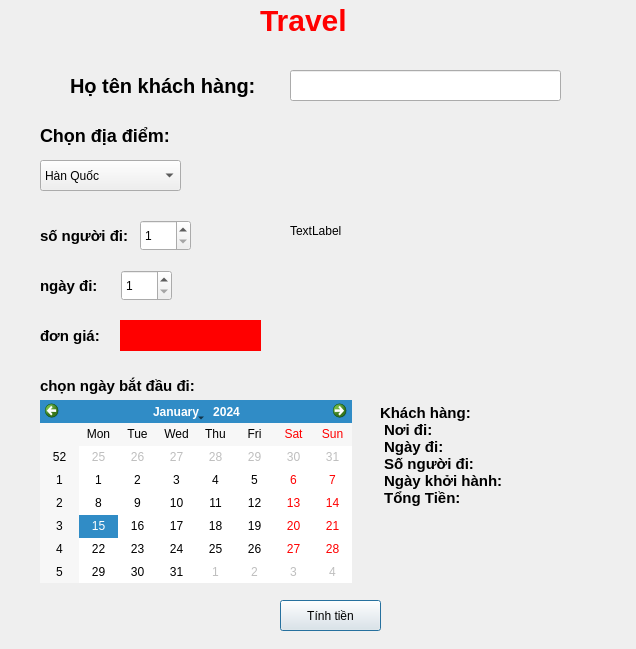
<?xml version="1.0" encoding="UTF-8"?>
<ui version="4.0">
 <class>Dialog</class>
 <widget class="QDialog" name="Dialog">
  <property name="geometry">
   <rect>
    <x>0</x>
    <y>0</y>
    <width>636</width>
    <height>649</height>
   </rect>
  </property>
  <property name="windowTitle">
   <string>Dialog</string>
  </property>
  <widget class="QLabel" name="label">
   <property name="geometry">
    <rect>
     <x>260</x>
     <y>-10</y>
     <width>91</width>
     <height>61</height>
    </rect>
   </property>
   <property name="styleSheet">
    <string notr="true">font-size:30px;color:red;font-weight:bold;</string>
   </property>
   <property name="text">
    <string>Travel</string>
   </property>
  </widget>
  <widget class="QLabel" name="label_2">
   <property name="geometry">
    <rect>
     <x>70</x>
     <y>70</y>
     <width>241</width>
     <height>31</height>
    </rect>
   </property>
   <property name="styleSheet">
    <string notr="true">font-weight:bold;font-size:20px</string>
   </property>
   <property name="text">
    <string>Họ tên khách hàng:</string>
   </property>
  </widget>
  <widget class="QLabel" name="label_3">
   <property name="geometry">
    <rect>
     <x>40</x>
     <y>120</y>
     <width>241</width>
     <height>31</height>
    </rect>
   </property>
   <property name="styleSheet">
    <string notr="true">font-weight:bold;font-size:18px</string>
   </property>
   <property name="text">
    <string>Chọn địa điểm:</string>
   </property>
  </widget>
  <widget class="QLabel" name="label_4">
   <property name="geometry">
    <rect>
     <x>40</x>
     <y>220</y>
     <width>241</width>
     <height>31</height>
    </rect>
   </property>
   <property name="styleSheet">
    <string notr="true">font-weight:bold;font-size:15px</string>
   </property>
   <property name="text">
    <string>số người đi:</string>
   </property>
  </widget>
  <widget class="QLabel" name="label_5">
   <property name="geometry">
    <rect>
     <x>40</x>
     <y>270</y>
     <width>241</width>
     <height>31</height>
    </rect>
   </property>
   <property name="styleSheet">
    <string notr="true">font-weight:bold;font-size:15px</string>
   </property>
   <property name="text">
    <string>ngày đi:</string>
   </property>
  </widget>
  <widget class="QLabel" name="label_6">
   <property name="geometry">
    <rect>
     <x>40</x>
     <y>320</y>
     <width>71</width>
     <height>31</height>
    </rect>
   </property>
   <property name="styleSheet">
    <string notr="true">font-weight:bold;font-size:15px</string>
   </property>
   <property name="text">
    <string>đơn giá:</string>
   </property>
  </widget>
  <widget class="QLabel" name="label_7">
   <property name="geometry">
    <rect>
     <x>40</x>
     <y>370</y>
     <width>241</width>
     <height>31</height>
    </rect>
   </property>
   <property name="styleSheet">
    <string notr="true">font-weight:bold;font-size:15px</string>
   </property>
   <property name="text">
    <string>chọn ngày bắt đầu đi:</string>
   </property>
  </widget>
  <widget class="QLineEdit" name="lineEdit">
   <property name="geometry">
    <rect>
     <x>290</x>
     <y>70</y>
     <width>271</width>
     <height>31</height>
    </rect>
   </property>
  </widget>
  <widget class="QComboBox" name="comboBox">
   <property name="geometry">
    <rect>
     <x>40</x>
     <y>160</y>
     <width>141</width>
     <height>31</height>
    </rect>
   </property>
   <item>
    <property name="text">
     <string>Hàn Quốc</string>
    </property>
   </item>
   <item>
    <property name="text">
     <string>Campuchia</string>
    </property>
   </item>
   <item>
    <property name="text">
     <string>Thái Lan</string>
    </property>
   </item>
   <item>
    <property name="text">
     <string>Nhật Bản</string>
    </property>
   </item>
  </widget>
  <widget class="QSpinBox" name="spinBox">
   <property name="geometry">
    <rect>
     <x>121</x>
     <y>270</y>
     <width>51</width>
     <height>31</height>
    </rect>
   </property>
   <property name="minimum">
    <number>1</number>
   </property>
   <property name="value">
    <number>1</number>
   </property>
  </widget>
  <widget class="QSpinBox" name="spinBox_2">
   <property name="geometry">
    <rect>
     <x>140</x>
     <y>220</y>
     <width>51</width>
     <height>31</height>
    </rect>
   </property>
   <property name="minimum">
    <number>1</number>
   </property>
   <property name="value">
    <number>1</number>
   </property>
  </widget>
  <widget class="QLabel" name="label_8">
   <property name="geometry">
    <rect>
     <x>120</x>
     <y>320</y>
     <width>141</width>
     <height>31</height>
    </rect>
   </property>
   <property name="styleSheet">
    <string notr="true">background-color:red;color:yellow;font-size:18px;</string>
   </property>
   <property name="text">
    <string/>
   </property>
  </widget>
  <widget class="QCalendarWidget" name="calendarWidget">
   <property name="geometry">
    <rect>
     <x>40</x>
     <y>400</y>
     <width>312</width>
     <height>183</height>
    </rect>
   </property>
  </widget>
  <widget class="QPushButton" name="pushButton">
   <property name="geometry">
    <rect>
     <x>280</x>
     <y>600</y>
     <width>101</width>
     <height>31</height>
    </rect>
   </property>
   <property name="text">
    <string>Tính tiền</string>
   </property>
  </widget>
  <widget class="QLabel" name="label_9">
   <property name="geometry">
    <rect>
     <x>380</x>
     <y>370</y>
     <width>241</width>
     <height>171</height>
    </rect>
   </property>
   <property name="styleSheet">
    <string notr="true">font-weight:bold;font-size:15px</string>
   </property>
   <property name="text">
    <string>Khách hàng: 
 Nơi đi: 
 Ngày đi: 
 Số người đi: 
 Ngày khởi hành: 
 Tổng Tiền:</string>
   </property>
  </widget>
  <widget class="QLabel" name="label_10">
   <property name="geometry">
    <rect>
     <x>290</x>
     <y>120</y>
     <width>281</width>
     <height>221</height>
    </rect>
   </property>
   <property name="text">
    <string>TextLabel</string>
   </property>
  </widget>
 </widget>
 <resources/>
 <connections/>
</ui>
